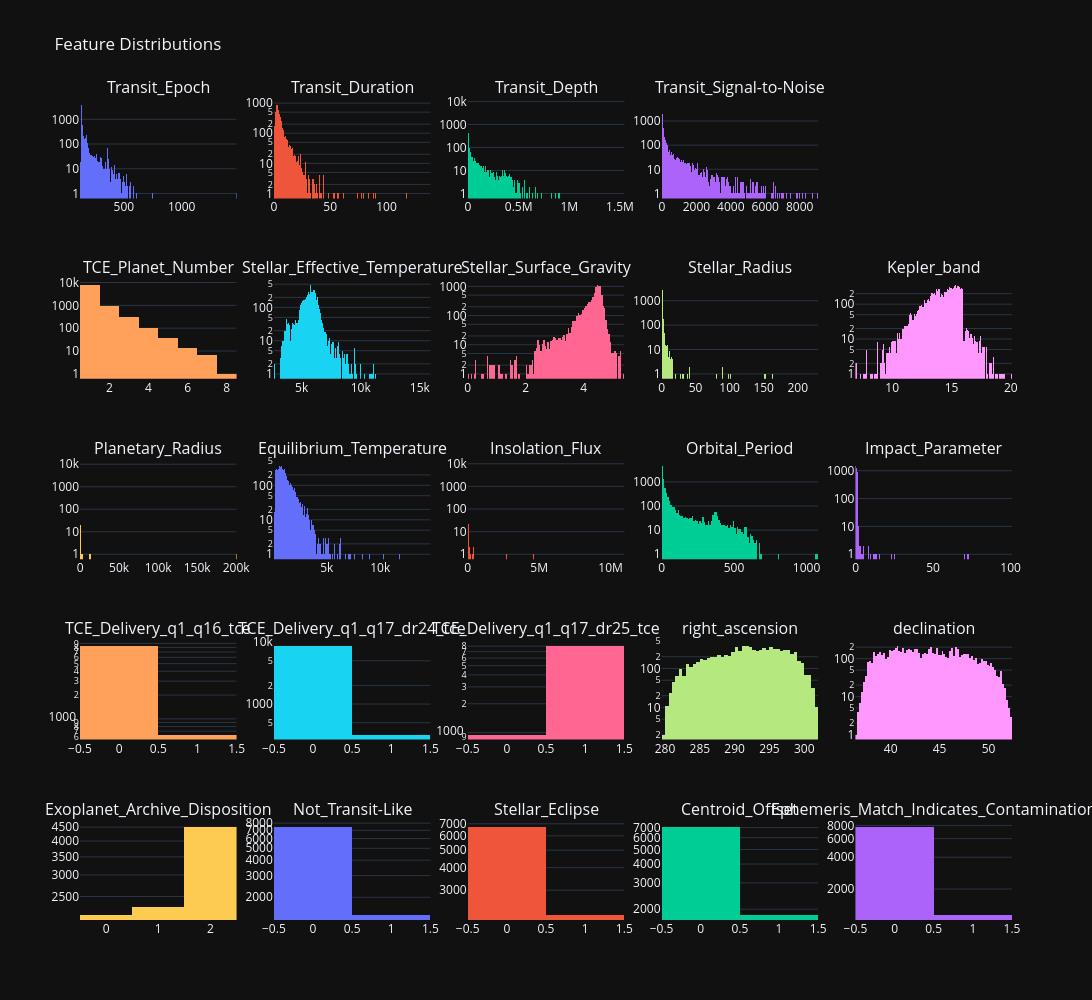

The cell this chart's notebook holds for it:
### Markdown cell above
### Feature histogram grid

### Code cell
# Plotly feature histogram grid

plot_histGrid = make_subplots(
    rows=5, cols=5, subplot_titles=("Transit_Epoch",
                                    "Transit_Duration",
                                    "Transit_Depth",
                                    "Transit_Signal-to-Noise",
                                    "",
                                    "TCE_Planet_Number",
                                    "Stellar_Effective_Temperature",
                                    "Stellar_Surface_Gravity",
                                    "Stellar_Radius",
                                    "Kepler_band",
                                    "Planetary_Radius",
                                    "Equilibrium_Temperature",
                                    "Insolation_Flux",
                                    "Orbital_Period",
                                    "Impact_Parameter",
                                    "TCE_Delivery_q1_q16_tce",
                                    "TCE_Delivery_q1_q17_dr24_tce",
                                    "TCE_Delivery_q1_q17_dr25_tce",
                                    "right_ascension",
                                    "declination",
                                    "Exoplanet_Archive_Disposition",
                                    "Not_Transit-Like",
                                    "Stellar_Eclipse",
                                    "Centroid_Offset",
                                    "Ephemeris_Match_Indicates_Contamination"
                                   )
)


plot_histGrid.append_trace(go.Histogram(x=keplerProcessed_df["Transit_Epoch_[BKJD]"]),
                           row=1, col=1)

plot_histGrid.append_trace(go.Histogram(x=keplerProcessed_df["Transit_Duration_[hrs]"]),
                           row=1, col=2)

plot_histGrid.append_trace(go.Histogram(x=keplerProcessed_df["Transit_Depth_[ppm]"]),
                           row=1, col=3)

plot_histGrid.append_trace(go.Histogram(x=keplerProcessed_df["Transit_Signal-to-Noise"]),
                           row=1, col=4)


plot_histGrid.append_trace(go.Histogram(x=keplerProcessed_df["TCE_Planet_Number"]),
                           row=2, col=1)

plot_histGrid.append_trace(go.Histogram(x=keplerProcessed_df["Stellar_Effective_Temperature_[K]"]),
                           row=2, col=2)

plot_histGrid.append_trace(go.Histogram(x=keplerProcessed_df["Stellar_Surface_Gravity"]),
                           row=2, col=3)

plot_histGrid.append_trace(go.Histogram(x=keplerProcessed_df["Stellar_Radius_[Solar_radii]"]),
                           row=2, col=4)

plot_histGrid.append_trace(go.Histogram(x=keplerProcessed_df["Kepler_band [mag]"]),
                           row=2, col=5)


plot_histGrid.append_trace(go.Histogram(x=keplerProcessed_df["Planetary_Radius_[Earth radii]"]),
                           row=3, col=1)

plot_histGrid.append_trace(go.Histogram(x=keplerProcessed_df["Equilibrium_Temperature_[K]"]),
                           row=3, col=2)

plot_histGrid.append_trace(go.Histogram(x=keplerProcessed_df["Insolation_Flux_[Earth flux]"]),
                           row=3, col=3)

plot_histGrid.append_trace(go.Histogram(x=keplerProcessed_df["Orbital_Period_[days]"]),
                           row=3, col=4)

plot_histGrid.append_trace(go.Histogram(x=keplerProcessed_df["Impact_Parameter"]),
                           row=3, col=5)


plot_histGrid.append_trace(go.Histogram(x=keplerProcessed_df["TCE_Delivery_q1_q16_tce"]),
                           row=4, col=1)

plot_histGrid.append_trace(go.Histogram(x=keplerProcessed_df["TCE_Delivery_q1_q17_dr24_tce"]),
                           row=4, col=2)

plot_histGrid.append_trace(go.Histogram(x=keplerProcessed_df["TCE_Delivery_q1_q17_dr25_tce"]),
                           row=4, col=3)

plot_histGrid.append_trace(go.Histogram(x=keplerProcessed_df["right_ascension"]),
                           row=4, col=4)

plot_histGrid.append_trace(go.Histogram(x=keplerProcessed_df["declination"]),
                           row=4, col=5)


plot_histGrid.append_trace(go.Histogram(x=keplerProcessed_df["Exoplanet_Archive_Disposition"]),
                           row=5, col=1)

plot_histGrid.append_trace(go.Histogram(x=keplerProcessed_df["Not_Transit-Like_FPF"]),
                           row=5, col=2)

plot_histGrid.append_trace(go.Histogram(x=keplerProcessed_df["Stellar_Eclipse_FPF"]),
                           row=5, col=3)

plot_histGrid.append_trace(go.Histogram(x=keplerProcessed_df["Centroid_Offset_FPF"]),
                           row=5, col=4)

plot_histGrid.append_trace(go.Histogram(x=keplerProcessed_df["Ephemeris_Match_Indicates_Contamination_FPF"]),
                           row=5, col=5)


plot_histGrid.update_layout(height=1000, width=1500,
                            title_text="Feature Distributions",
                            showlegend=False,
                            template="plotly_dark"
                           )

plot_histGrid.update_yaxes(type="log")


plot_histGrid.show()

### Figure 1 — Plotly figure (JSON) as saved in the notebook; plotly's stock layout.template omitted (floating-point values rounded to 4 significant figures; data arrays with more than 128 entries replaced by an {"elided": "..."} marker saying what was removed)
{"data": [{"type": "histogram", "x": {"elided": "8945 float values"}, "xaxis": "x", "yaxis": "y"}, {"type": "histogram", "x": {"elided": "8945 float values"}, "xaxis": "x2", "yaxis": "y2"}, {"type": "histogram", "x": {"elided": "8945 float values"}, "xaxis": "x3", "yaxis": "y3"}, {"type": "histogram", "x": {"elided": "8945 float values"}, "xaxis": "x4", "yaxis": "y4"}, {"type": "histogram", "x": {"elided": "8945 int values"}, "xaxis": "x6", "yaxis": "y6"}, {"type": "histogram", "x": {"elided": "8945 int values"}, "xaxis": "x7", "yaxis": "y7"}, {"type": "histogram", "x": {"elided": "8945 float values"}, "xaxis": "x8", "yaxis": "y8"}, {"type": "histogram", "x": {"elided": "8945 float values"}, "xaxis": "x9", "yaxis": "y9"}, {"type": "histogram", "x": {"elided": "8945 float values"}, "xaxis": "x10", "yaxis": "y10"}, {"type": "histogram", "x": {"elided": "8945 float values"}, "xaxis": "x11", "yaxis": "y11"}, {"type": "histogram", "x": {"elided": "8945 int values"}, "xaxis": "x12", "yaxis": "y12"}, {"type": "histogram", "x": {"elided": "8945 float values"}, "xaxis": "x13", "yaxis": "y13"}, {"type": "histogram", "x": {"elided": "8945 float values"}, "xaxis": "x14", "yaxis": "y14"}, {"type": "histogram", "x": {"elided": "8945 float values"}, "xaxis": "x15", "yaxis": "y15"}, {"type": "histogram", "x": {"elided": "8945 int values"}, "xaxis": "x16", "yaxis": "y16"}, {"type": "histogram", "x": {"elided": "8945 int values"}, "xaxis": "x17", "yaxis": "y17"}, {"type": "histogram", "x": {"elided": "8945 int values"}, "xaxis": "x18", "yaxis": "y18"}, {"type": "histogram", "x": {"elided": "8945 float values"}, "xaxis": "x19", "yaxis": "y19"}, {"type": "histogram", "x": {"elided": "8945 float values"}, "xaxis": "x20", "yaxis": "y20"}, {"type": "histogram", "x": {"elided": "8945 int values"}, "xaxis": "x21", "yaxis": "y21"}, {"type": "histogram", "x": {"elided": "8945 int values"}, "xaxis": "x22", "yaxis": "y22"}, {"type": "histogram", "x": {"elided": "8945 int values"}, "xaxis": "x23", "yaxis": "y23"}, {"type": "histogram", "x": {"elided": "8945 int values"}, "xaxis": "x24", "yaxis": "y24"}, {"type": "histogram", "x": {"elided": "8945 int values"}, "xaxis": "x25", "yaxis": "y25"}], "layout": {"annotations": [{"font": {"size": 16}, "showarrow": false, "text": "Transit_Epoch", "x": 0.084, "xanchor": "center", "xref": "paper", "y": 1, "yanchor": "bottom", "yref": "paper"}, {"font": {"size": 16}, "showarrow": false, "text": "Transit_Duration", "x": 0.292, "xanchor": "center", "xref": "paper", "y": 1, "yanchor": "bottom", "yref": "paper"}, {"font": {"size": 16}, "showarrow": false, "text": "Transit_Depth", "x": 0.5, "xanchor": "center", "xref": "paper", "y": 1, "yanchor": "bottom", "yref": "paper"}, {"font": {"size": 16}, "showarrow": false, "text": "Transit_Signal-to-Noise", "x": 0.708, "xanchor": "center", "xref": "paper", "y": 1, "yanchor": "bottom", "yref": "paper"}, {"font": {"size": 16}, "showarrow": false, "text": "TCE_Planet_Number", "x": 0.084, "xanchor": "center", "xref": "paper", "y": 0.78, "yanchor": "bottom", "yref": "paper"}, {"font": {"size": 16}, "showarrow": false, "text": "Stellar_Effective_Temperature", "x": 0.292, "xanchor": "center", "xref": "paper", "y": 0.78, "yanchor": "bottom", "yref": "paper"}, {"font": {"size": 16}, "showarrow": false, "text": "Stellar_Surface_Gravity", "x": 0.5, "xanchor": "center", "xref": "paper", "y": 0.78, "yanchor": "bottom", "yref": "paper"}, {"font": {"size": 16}, "showarrow": false, "text": "Stellar_Radius", "x": 0.708, "xanchor": "center", "xref": "paper", "y": 0.78, "yanchor": "bottom", "yref": "paper"}, {"font": {"size": 16}, "showarrow": false, "text": "Kepler_band", "x": 0.916, "xanchor": "center", "xref": "paper", "y": 0.78, "yanchor": "bottom", "yref": "paper"}, {"font": {"size": 16}, "showarrow": false, "text": "Planetary_Radius", "x": 0.084, "xanchor": "center", "xref": "paper", "y": 0.56, "yanchor": "bottom", "yref": "paper"}, {"font": {"size": 16}, "showarrow": false, "text": "Equilibrium_Temperature", "x": 0.292, "xanchor": "center", "xref": "paper", "y": 0.56, "yanchor": "bottom", "yref": "paper"}, {"font": {"size": 16}, "showarrow": false, "text": "Insolation_Flux", "x": 0.5, "xanchor": "center", "xref": "paper", "y": 0.56, "yanchor": "bottom", "yref": "paper"}, {"font": {"size": 16}, "showarrow": false, "text": "Orbital_Period", "x": 0.708, "xanchor": "center", "xref": "paper", "y": 0.56, "yanchor": "bottom", "yref": "paper"}, {"font": {"size": 16}, "showarrow": false, "text": "Impact_Parameter", "x": 0.916, "xanchor": "center", "xref": "paper", "y": 0.56, "yanchor": "bottom", "yref": "paper"}, {"font": {"size": 16}, "showarrow": false, "text": "TCE_Delivery_q1_q16_tce", "x": 0.084, "xanchor": "center", "xref": "paper", "y": 0.34, "yanchor": "bottom", "yref": "paper"}, {"font": {"size": 16}, "showarrow": false, "text": "TCE_Delivery_q1_q17_dr24_tce", "x": 0.292, "xanchor": "center", "xref": "paper", "y": 0.34, "yanchor": "bottom", "yref": "paper"}, {"font": {"size": 16}, "showarrow": false, "text": "TCE_Delivery_q1_q17_dr25_tce", "x": 0.5, "xanchor": "center", "xref": "paper", "y": 0.34, "yanchor": "bottom", "yref": "paper"}, {"font": {"size": 16}, "showarrow": false, "text": "right_ascension", "x": 0.708, "xanchor": "center", "xref": "paper", "y": 0.34, "yanchor": "bottom", "yref": "paper"}, {"font": {"size": 16}, "showarrow": false, "text": "declination", "x": 0.916, "xanchor": "center", "xref": "paper", "y": 0.34, "yanchor": "bottom", "yref": "paper"}, {"font": {"size": 16}, "showarrow": false, "text": "Exoplanet_Archive_Disposition", "x": 0.084, "xanchor": "center", "xref": "paper", "y": 0.12, "yanchor": "bottom", "yref": "paper"}, {"font": {"size": 16}, "showarrow": false, "text": "Not_Transit-Like", "x": 0.292, "xanchor": "center", "xref": "paper", "y": 0.12, "yanchor": "bottom", "yref": "paper"}, {"font": {"size": 16}, "showarrow": false, "text": "Stellar_Eclipse", "x": 0.5, "xanchor": "center", "xref": "paper", "y": 0.12, "yanchor": "bottom", "yref": "paper"}, {"font": {"size": 16}, "showarrow": false, "text": "Centroid_Offset", "x": 0.708, "xanchor": "center", "xref": "paper", "y": 0.12, "yanchor": "bottom", "yref": "paper"}, {"font": {"size": 16}, "showarrow": false, "text": "Ephemeris_Match_Indicates_Contamination", "x": 0.916, "xanchor": "center", "xref": "paper", "y": 0.12, "yanchor": "bottom", "yref": "paper"}], "height": 1000, "showlegend": false, "title": {"text": "Feature Distributions"}, "width": 1500, "xaxis": {"anchor": "y", "autorange": true, "domain": [0, 0.168], "range": [120, 1475], "type": "linear"}, "xaxis10": {"anchor": "y10", "autorange": true, "domain": [0.832, 1], "range": [6.9, 20.1], "type": "linear"}, "xaxis11": {"anchor": "y11", "autorange": true, "domain": [0, 0.168], "range": [-100, 200500], "type": "linear"}, "xaxis12": {"anchor": "y12", "autorange": true, "domain": [0.208, 0.376], "range": [49.5, 14700.0], "type": "linear"}, "xaxis13": {"anchor": "y13", "autorange": true, "domain": [0.416, 0.584], "range": [-5000, 10955000], "type": "linear"}, "xaxis14": {"anchor": "y14", "autorange": true, "domain": [0.624, 0.792], "range": [0, 1080], "type": "linear"}, "xaxis15": {"anchor": "y15", "autorange": true, "domain": [0.832, 1], "range": [-0.1, 100.9], "type": "linear"}, "xaxis16": {"anchor": "y16", "autorange": true, "domain": [0, 0.168], "range": [-0.5, 1.5], "type": "linear"}, "xaxis17": {"anchor": "y17", "autorange": true, "domain": [0.208, 0.376], "range": [-0.5, 1.5], "type": "linear"}, "xaxis18": {"anchor": "y18", "autorange": true, "domain": [0.416, 0.584], "range": [-0.5, 1.5], "type": "linear"}, "xaxis19": {"anchor": "y19", "autorange": true, "domain": [0.624, 0.792], "range": [279.5, 302], "type": "linear"}, "xaxis2": {"anchor": "y2", "autorange": true, "domain": [0.208, 0.376], "range": [0, 139], "type": "linear"}, "xaxis20": {"anchor": "y20", "autorange": true, "domain": [0.832, 1], "range": [36.4, 52.4], "type": "linear"}, "xaxis21": {"anchor": "y21", "autorange": true, "domain": [0, 0.168], "range": [-0.5, 2.5], "type": "linear"}, "xaxis22": {"anchor": "y22", "autorange": true, "domain": [0.208, 0.376], "range": [-0.5, 1.5], "type": "linear"}, "xaxis23": {"anchor": "y23", "autorange": true, "domain": [0.416, 0.584], "range": [-0.5, 1.5], "type": "linear"}, "xaxis24": {"anchor": "y24", "autorange": true, "domain": [0.624, 0.792], "range": [-0.5, 1.5], "type": "linear"}, "xaxis25": {"anchor": "y25", "autorange": true, "domain": [0.832, 1], "range": [-0.5, 1.5], "type": "linear"}, "xaxis3": {"anchor": "y3", "autorange": true, "domain": [0.416, 0.584], "range": [-2500, 1542500], "type": "linear"}, "xaxis4": {"anchor": "y4", "autorange": true, "domain": [0.624, 0.792], "range": [-25, 9075], "type": "linear"}, "xaxis5": {"anchor": "y5", "domain": [0.832, 1]}, "xaxis6": {"anchor": "y6", "autorange": true, "domain": [0, 0.168], "range": [0.5, 8.5], "type": "linear"}, "xaxis7": {"anchor": "y7", "autorange": true, "domain": [0.208, 0.376], "range": [2650.0, 15900.0], "type": "linear"}, "xaxis8": {"anchor": "y8", "autorange": true, "domain": [0.416, 0.584], "range": [5.343e-16, 5.4], "type": "linear"}, "xaxis9": {"anchor": "y9", "autorange": true, "domain": [0.624, 0.792], "range": [0, 230], "type": "linear"}, "yaxis": {"anchor": "x", "autorange": true, "domain": [0.88, 1], "range": [-0.199, 3.781], "type": "log"}, "yaxis10": {"anchor": "x10", "autorange": true, "domain": [0.66, 0.78], "range": [-0.1411, 2.681], "type": "log"}, "yaxis11": {"anchor": "x11", "autorange": true, "domain": [0.44, 0.56], "range": [-0.2185, 4.152], "type": "log"}, "yaxis12": {"anchor": "x12", "autorange": true, "domain": [0.44, 0.56], "range": [-0.1427, 2.711], "type": "log"}, "yaxis13": {"anchor": "x13", "autorange": true, "domain": [0.44, 0.56], "range": [-0.2174, 4.13], "type": "log"}, "yaxis14": {"anchor": "x14", "autorange": true, "domain": [0.44, 0.56], "range": [-0.2039, 3.874], "type": "log"}, "yaxis15": {"anchor": "x15", "autorange": true, "domain": [0.44, 0.56], "range": [-0.1766, 3.356], "type": "log"}, "yaxis16": {"anchor": "x16", "autorange": true, "domain": [0.22, 0.34], "range": [2.738, 3.982], "type": "log"}, "yaxis17": {"anchor": "x17", "autorange": true, "domain": [0.22, 0.34], "range": [2.426, 4.015], "type": "log"}, "yaxis18": {"anchor": "x18", "autorange": true, "domain": [0.22, 0.34], "range": [2.927, 3.954], "type": "log"}, "yaxis19": {"anchor": "x19", "autorange": true, "domain": [0.22, 0.34], "range": [0.1748, 2.7], "type": "log"}, "yaxis2": {"anchor": "x2", "autorange": true, "domain": [0.88, 1], "range": [-0.1633, 3.102], "type": "log"}, "yaxis20": {"anchor": "x20", "autorange": true, "domain": [0.22, 0.34], "range": [-0.1294, 2.458], "type": "log"}, "yaxis21": {"anchor": "x21", "autorange": true, "domain": [0, 0.12], "range": [3.311, 3.674], "type": "log"}, "yaxis22": {"anchor": "x22", "autorange": true, "domain": [0, 0.12], "range": [3.117, 3.916], "type": "log"}, "yaxis23": {"anchor": "x23", "autorange": true, "domain": [0, 0.12], "range": [3.312, 3.857], "type": "log"}, "yaxis24": {"anchor": "x24", "autorange": true, "domain": [0, 0.12], "range": [3.229, 3.885], "type": "log"}, "yaxis25": {"anchor": "x25", "autorange": true, "domain": [0, 0.12], "range": [3.008, 3.939], "type": "log"}, "yaxis3": {"anchor": "x3", "autorange": true, "domain": [0.88, 1], "range": [-0.2137, 4.061], "type": "log"}, "yaxis4": {"anchor": "x4", "autorange": true, "domain": [0.88, 1], "range": [-0.2036, 3.868], "type": "log"}, "yaxis5": {"anchor": "x5", "domain": [0.88, 1], "type": "log"}, "yaxis6": {"anchor": "x6", "autorange": true, "domain": [0.66, 0.78], "range": [-0.2154, 4.092], "type": "log"}, "yaxis7": {"anchor": "x7", "autorange": true, "domain": [0.66, 0.78], "range": [-0.1481, 2.814], "type": "log"}, "yaxis8": {"anchor": "x8", "autorange": true, "domain": [0.66, 0.78], "range": [-0.1686, 3.204], "type": "log"}, "yaxis9": {"anchor": "x9", "autorange": true, "domain": [0.66, 0.78], "range": [-0.2019, 3.836], "type": "log"}}}
